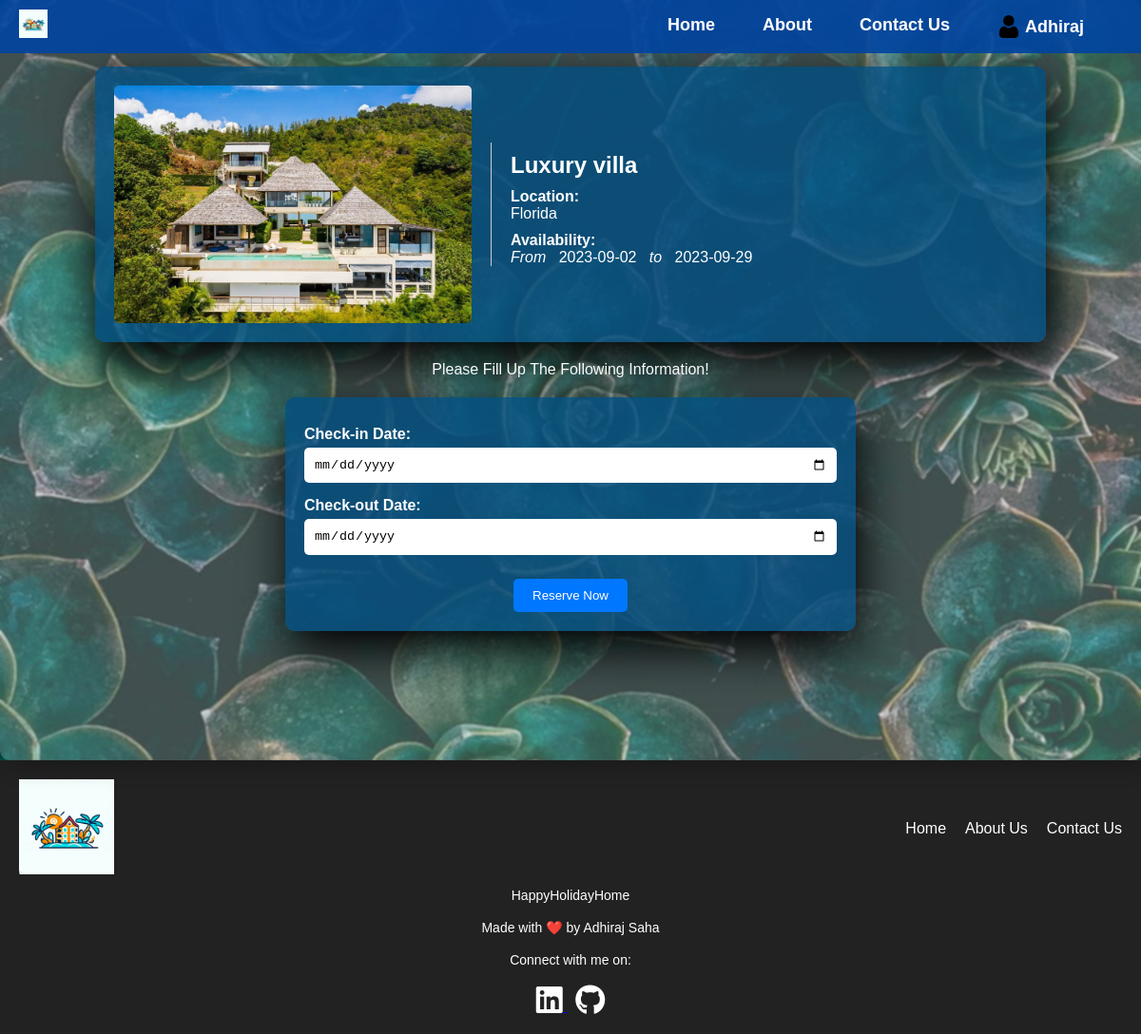
The page /reserve.php?home_id=1 (signed in) on the database its author committed.
### tables this page shows
CREATE TABLE `holiday_homes` (
  `home_id` int(255) NOT NULL,
  `name` varchar(255) NOT NULL,
  `location` varchar(255) NOT NULL,
  `availability_start` date DEFAULT NULL,
  `availability_end` date DEFAULT NULL,
  `description` text NOT NULL,
  `rating` decimal(10,1) NOT NULL,
  `image_path` varchar(255) NOT NULL,
  `price` decimal(10,2) NOT NULL
);

### reserve.php (the view, shortened to what this page needs)
<?php
include("inc/db.php");
$reservationSuccess = false;
$reservationError = "";
$selectedHome = null;
if (isset($_GET['home_id'])) {
    $homeId = $_GET['home_id'];
    $query = "SELECT * FROM holiday_homes WHERE home_id = $homeId";
    $result = mysqli_query($conn, $query);
    if ($result && mysqli_num_rows($result) > 0) {
        $selectedHome = mysqli_fetch_assoc($result);
    } else {
        $reservationError = "Selected home not found.";
    }
}
?>
<!DOCTYPE html>
<html lang="en">
<head>
    <link rel="stylesheet" href="https://cdnjs.cloudflare.com/ajax/libs/font-awesome/6.0.0-beta3/css/all.min.css">
    <link rel="stylesheet" href="assets/css/reserve.css">
    <link rel="stylesheet" href="assets/css/header.css">
    <link rel="stylesheet" href="assets/css/footer.css">
    <link rel="stylesheet" href="assets/css/responsive.css">
</head>
<body>
    <?php include("inc/header.php"); ?>
    <div class="container">
    <?php
    if ($selectedHome) {
        echo "<div class='holiday-home'>";
        echo "<img src='{$selectedHome['image_path']}' alt='{$selectedHome['name']}' class='home-image'>";
        echo "<div class='holiday-details'>";
        echo "<h2>{$selectedHome['name']}</h2>";
        echo "<p class='label'>Location:</p>";
        echo "<p>{$selectedHome['location']}</p>";
        echo "<p class='label'>Availability:</p>";
        echo "<p><i>From</i> &nbsp; {$selectedHome['availability_start']} &nbsp; <i>to</i> &nbsp; {$selectedHome['availability_end']}</p>";
            echo "</div>";
            echo "</div>";
            if (isset($reservationSuccess)) {
                echo "<p class='success'>Please Fill Up The Following Information!</p>";
            } elseif (isset($reservationError)) {
                echo "<p class='error'>$reservationError</p>";
            }
        echo "<form method='post' action=''>";
        echo "<label for='checkIn'>Check-in Date:</label>";
        echo "<input type='date' name='checkIn' required>";
        echo "<label for='checkOut'>Check-out Date:</label>";
        echo "<input type='date' name='checkOut' required>";
        echo "<button type='submit' class='btn'>Reserve Now</button>";
        echo "</form>";
    } elseif ($reservationError) {
        echo "<p class='error'>$reservationError</p>";
    } else {
        echo "<p>No home selected.</p>";
    }
        ?>
    </div>
    <?php include("inc/footer.php"); ?>
</body>
</html>

### assets/css/reserve.css (style rules this page uses)
* { margin: 0; padding: 0; box-sizing: border-box; }
body { font-family: Arial, sans-serif; margin: 0; background: url('../img/search-bg.jpg') center/cover no-repeat; color: white; background-size: cover; position: relative; }
.container { display: flex; flex-direction: column; align-items: center; min-height: 100vh; padding: 50px; text-align: center; border-radius: 10px; margin: 0 auto; background: rgba(255, 255, 255, 0.2); box-shadow: 5px 10px 20px rgba(0, 0, 0, 0.2); backdrop-filter: blur(1px); }
.holiday-home { display: flex; align-items: center; width: 100%; max-width: 1000px; margin: 20px auto; padding: 20px; background: rgba(0, 77, 128, 0.8); border-radius: 10px; box-shadow: 5px 20px 50px #000; }
.home-image { max-width: 50%; max-height: 250px; width: auto; border-radius: 5px; margin-right: 20px; }
.holiday-details { flex: 1; text-align: left; border-left: 1px solid #ccc; padding-left: 20px; }
form { display: flex; flex-direction: column; align-items: center; width: 100%; max-width: 600px; margin-top: 20px; padding: 20px; background: rgba(0, 77, 128, 0.8); border-radius: 10px; box-shadow: 5px 20px 50px #000; }
form label { font-weight: bold; margin-top: 10px; color: white; text-align: left; width: 100%; }
form input[type="date"] { width: 100%; padding: 10px; margin: 5px 0; border: none; border-radius: 5px; }
form button { display: inline-block; margin-top: 20px; padding: 10px 20px; background-color: #0077ff; color: white; text-decoration: none; border-radius: 5px; border: none; cursor: pointer; }
h2 { font-size: 1.5em; margin: 10px 0; color: white; }
.label { font-weight: bold; margin-top: 10px; color: white; }
p { color: white; }

### rows shown on the page
holiday_homes: image_path (picture), name "Luxury villa", location "Florida", availability_start "2023-09-02", availability_end "2023-09-29"

### other values the page prints
$_SESSION['name'] "Adhiraj"
